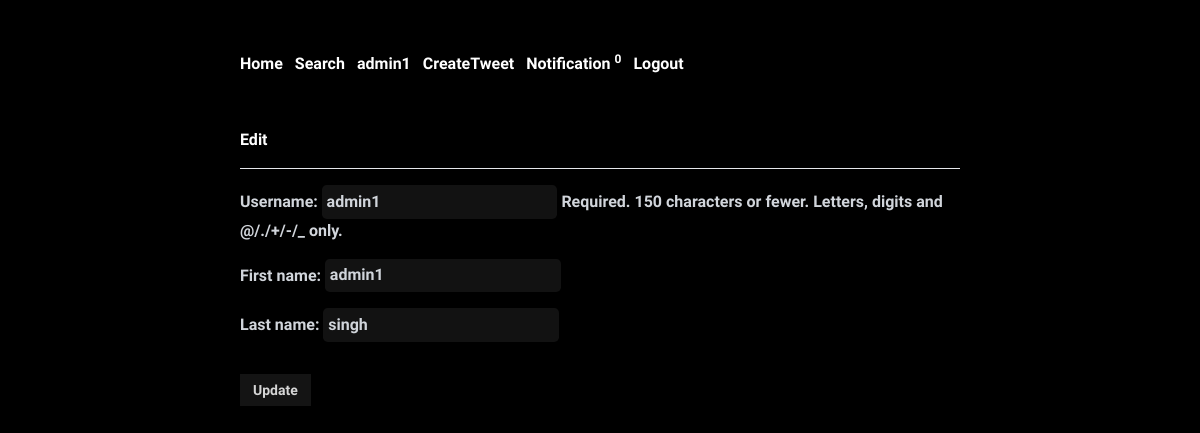
Screenshot of /edit/admin1 (signed in) with the database file from the repository.
### app/models.py (models this page shows)
class CustomUser(AbstractUser):
    bio = models.TextField(max_length=100, blank=True)
    following = models.ManyToManyField('self', symmetrical=False, related_name="followers", blank=True)

### app/views.py (the view)
# urls.py: path('edit/<str:user>', views.edit_profile, name='edit_profile'),
@login_required(login_url='login_user')
def edit_profile(request, user):
    user = get_object_or_404(User, username=user)
    if request.user != user:
        return redirect('profile', user=request.user.username)
    form = UserEditForm(instance=user)
    if request.method == 'POST':
        form = UserEditForm(request.POST, instance=user)
        if form.is_valid():
            form.save()
            messages.success(request, 'Updated!')
            return redirect('profile', user=user.username)
    context = {'form':form}
    return render(request, 'auth/EditProfile.html', context)

### app/forms.py
class UserEditForm(forms.ModelForm):
    class Meta:
        model = CustomUser
        fields = ['username','first_name','last_name']

### templates/auth/EditProfile.html (shortened to what this page needs)
{% extends 'base.html' %}
{% load static %}
{% block content %}
<h1>Edit</h1>
<hr class="mt-4">
<div class="text-gray-300 mt-4">
    <form action="" method="POST">
        {{form.as_p}}
        <button class="btn btn-sm mt-4">Update</button>
    </form>
</div>
{% endblock %}

### templates/navbar.html
<nav class="navbar bg-transparent w-full py-4">
    <div class="flex flex-col md:flex-row justify-start">
        <ul class="flex flex-col md:flex-row flex-wrap md:space-x-3 space-y-2 md:space-y-0">
            {% if request.user.is_authenticated %}
            <li><a href="{% url 'home' %}" class="whitespace-nowrap">Home</a></li>
            <li><a href="{% url 'search_users' %}" class="whitespace-nowrap">Search</a></li>
            <li><a href="{% url 'profile' request.user %}" class="whitespace-nowrap">{{request.user}}</a></li>
            <li><a href="{% url 'create_tweet' %}" class="whitespace-nowrap">CreateTweet</a></li>
            <li><a href="{% url 'notifications' %}" class="whitespace-nowrap">Notification <sup id="notification">0</sup></a></li>
            <li><a href="{% url 'logout_user' %}" class="whitespace-nowrap">Logout</a></li>
            {% else %}
            <li><a href="{% url 'login_user' %}" class="whitespace-nowrap">Login</a></li>
            {% endif %}
        </ul>
    </div>
</nav>

### static/css/index.css (style rules this page uses)
body { font-family: "Inconsolata" !important; font-optical-sizing: auto; color: white !important; font-weight: 550 !important; }

### templates/base.html (style rules this page uses)
form p { margin-bottom: 1rem; }
input, select, textarea { padding: 0.3rem; border-radius: 0.3rem; }

### rows the page displays
CustomUser: user "admin1", username "admin1", first_name "admin1", last_name "singh"
